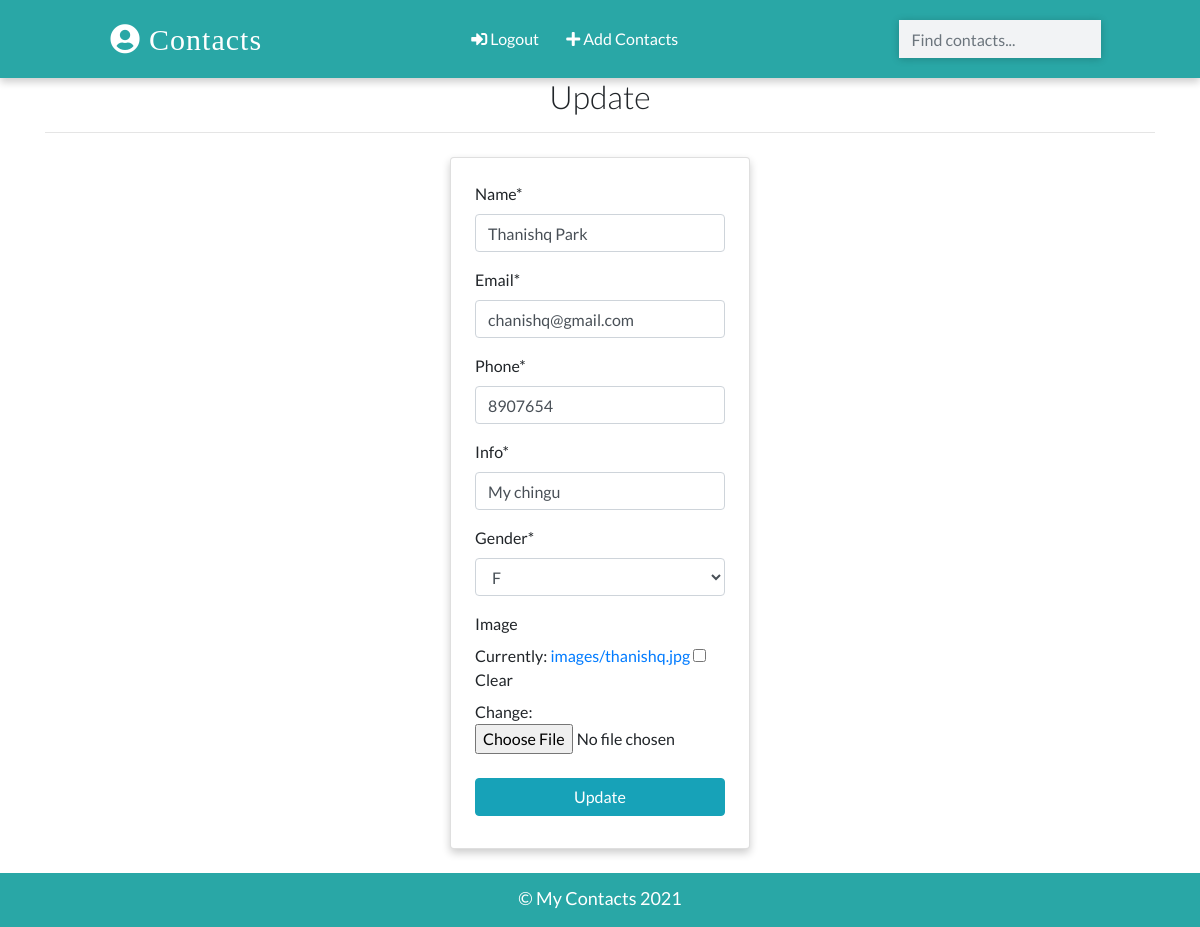
Screenshot of /contacts/update/2 (signed in) with the database file from the repository.
### app/models.py (models this page shows, shortened)
class Contact(models.Model):
    name=models.CharField(max_length=50)
    email=models.EmailField(max_length=30)
    phone=models.IntegerField()
    info=models.CharField(max_length=30)
    gender=models.CharField(max_length=10,choices=(
        ('male','M'),
        ('female','F')
    ))
    image=models.ImageField(upload_to='images/' , blank=True)
    date_added=models.DateTimeField(default=datetime.now)

### app/views.py (the view, shortened to what this page needs)
# urls.py: path('contacts/update/<int:pk>',views.ContactUpdateView.as_view(),name="update"),
class ContactUpdateView(LoginRequiredMixin,UpdateView):
     model=Contact
     template_name='update.html'
     fields=['name','email','phone','info','gender','image']

### templates/update.html (shortened to what this page needs)
{% extends "base.html" %}
{%load crispy_forms_tags%}
{% block content %}
<div class="container">
    <h2 class="heading font-weight-light text-center">Update {{con}}</h2>
    <hr>
  </div>
  <div class="container w-25 card p-4 mt-4">
    <form action="" method="POST" enctype="multipart/form-data">
        {{form|crispy}}
     <input type="submit" value="Update" class="w-100 text-white text-center my-2 btn btn-info">
    </form>
  </div>
{% endblock content %}

### static/css/main.css (style rules this page uses)
:root { --back: #29a7a6; --girl: #e64298; --boy: #2874dd; }
body { font-family: Lato, sans-serif; height:100%; }
form { position: relative; }
.card { box-shadow: 0 4px 8px 0 rgba(0, 0, 0, 0.2); transition: 0.3s; min-width: 250px; box-sizing: border-box; }

### rows the page displays
Contact: name "Thanishq Park", email "chanishq@gmail.com", phone "8907654", info "My chingu", gender "F"
